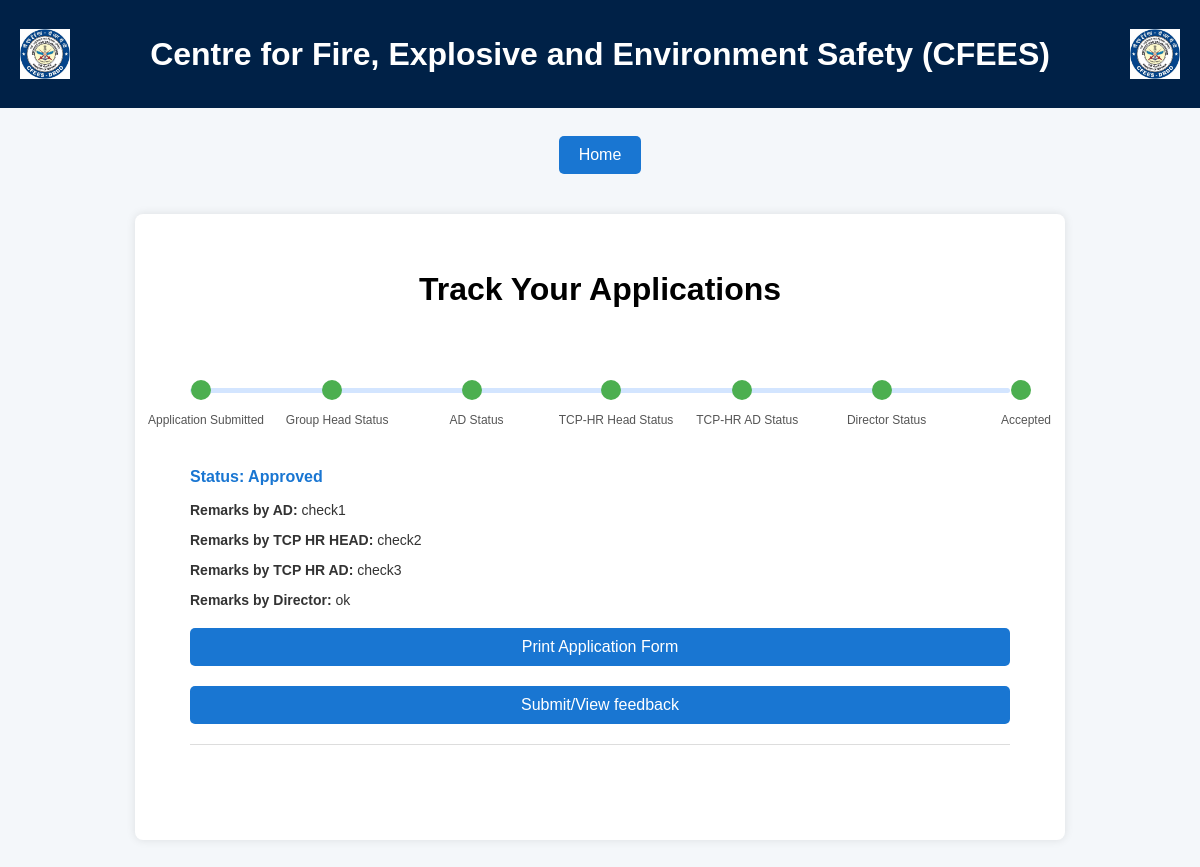
/status.php?id=81 (signed in), run on the app's committed database.
### tables this page shows
CREATE TABLE `applications` (
  `id` int(11) NOT NULL,
  `name_of_applicant` varchar(255) DEFAULT NULL,
  `designation` varchar(255) DEFAULT NULL,
  `qualification` varchar(255) DEFAULT NULL,
  `from_date` date DEFAULT NULL,
  `to_date` date DEFAULT NULL,
  `duration` varchar(50) DEFAULT NULL,
  `name_of_seminar` varchar(255) DEFAULT NULL,
  `place` varchar(255) DEFAULT NULL,
  `last_date_of_submission` date DEFAULT NULL,
  `last_conference_attended` date DEFAULT NULL,
  `submission_date` date DEFAULT NULL,
  `group_head_status` tinyint(4) DEFAULT 0,
  `director_status` tinyint(4) DEFAULT 0,
  `remarks` text DEFAULT NULL,
  `ad_status` tinyint(4) DEFAULT 0,
  `tcp_hr_head_status` tinyint(4) DEFAULT 0,
  `tcp_hr_ad_status` tinyint(4) DEFAULT 0,
  `seminar_id` varchar(255) NOT NULL DEFAULT '-1',
  `type_of_event` text NOT NULL,
  `location` varchar(255) NOT NULL,
  `is_paid` tinyint(1) DEFAULT NULL,
  `transaction_in_favour_of` varchar(255) DEFAULT NULL,
  `transaction_amount` decimal(10,2) DEFAULT NULL,
  `transaction_mode` varchar(50) DEFAULT NULL,
  `group_head_remarks` varchar(255) DEFAULT NULL,
  `ad_remarks` varchar(255) DEFAULT NULL,
  `tcp_hr_head_remarks` varchar(255) DEFAULT NULL,
  `tcp_hr_ad_remarks` varchar(255) DEFAULT NULL,
  `director_remarks` varchar(255) DEFAULT NULL,
  `feedback_submitted` int(11) NOT NULL DEFAULT 0,
  `group_name` varchar(255) NOT NULL,
  `group_head_time` datetime DEFAULT NULL,
  `ad_time` datetime DEFAULT NULL,
  `tcp_hr_ad_time` datetime DEFAULT NULL,
  `tcp_hr_head_time` datetime DEFAULT NULL,
  `director_time` datetime DEFAULT NULL,
  `headquaters_time` datetime DEFAULT NULL,
  `headquaters_remarks` varchar(255) DEFAULT NULL
);

### status.php (the view, shortened to what this page needs)
<?php
$conn = new mysqli("localhost", "root", "", "permission_request_system");
$username = $_SESSION['username'];
$id = $_GET['id'] ?? $_POST['id'] ?? null;
$sql = "SELECT * FROM applications WHERE id=? ORDER BY id DESC";
$stmt = $conn->prepare($sql);
$stmt->bind_param("s", $id);
$stmt->execute();
$result = $stmt->get_result();
?>
<!DOCTYPE html>
<html lang="en">
<head>
</head>
<body>
<div class="header">
    <img src="drdo_logo_0.png" alt="DRDO Logo">
    <h1>Centre for Fire, Explosive and Environment Safety (CFEES)</h1>
    <img src="drdo_logo_0.png" alt="DRDO Logo">
</div>
<br>
<?php include 'home_button.php'; ?>
<div class="container">
    <h1>Track Your Applications</h1>
    <?php
    if ($result->num_rows > 0) {
        while ($row = $result->fetch_assoc()) {
            echo "<div class='application-details'>";
            echo "<div class='progress-container'>";
            echo "<div class='progress-bar'></div>";
            $progress_steps = [
                'Application Submitted' => 0,
                'Group Head Status' => 16,
                'AD Status' => 33,
                'TCP-HR Head Status' => 50,
                'TCP-HR AD Status' => 66,
                'Director Status' => 83,
                'Accepted' => 100
            ];
            $current_progress = 16;
            $status = 'Pending';
            $is_rejected = false;
            if ($row["group_head_status"] == 1) {
                $current_progress = 33;
                if ($row["ad_status"] == 1) {
                    $current_progress = 50;
                    if ($row["tcp_hr_head_status"] == 1) {
                        $current_progress = 66;
                        if ($row["tcp_hr_ad_status"] == 1) {
                            $current_progress = 83;
                            if ($row["director_status"] == 1) {
                                $current_progress = 100;
                                $status = 'Approved';
                            } elseif ($row["director_status"] == -1) {
                                $status = 'Rejected by Director';
                                $is_rejected = true;
                                $current_progress = 83;
                            } else {
                                $status = 'Pending for Director Approval';
                            }
                        } elseif ($row["tcp_hr_ad_status"] == -1) {
                            $status = 'Rejected by TCP-HR AD';
                            $is_rejected = true;
                            $current_progress = 66;
                        } else {
                            $status = 'Pending for TCP-HR AD Approval';
                        }
                    } elseif ($row["tcp_hr_head_status"] == -1) {
                        $status = 'Rejected by TCP-HR Head';
                        $is_rejected = true;
                        $current_progress = 50;
                    } else {
                        $status = 'Pending for TCP-HR Head Approval';
                    }
                } elseif ($row["ad_status"] == -1) {
                    $status = 'Rejected by AD';
                    $is_rejected = true;
                    $current_progress = 33;
                } else {
                    $status = 'Pending for AD Approval';
                }
            } elseif ($row["group_head_status"] == -1) {
                $status = 'Rejected by Group Head';
                $is_rejected = true;
                $current_progress = 16;
            } else {
                $status = 'Pending for Group Head Approval';
            }
            foreach ($progress_steps as $step => $percent) {
                $dot_class = 'progress-dot pending';
                if ($step === 'Application Submitted' || ($step === 'Accepted' && $current_progress === 100)) {
                    $dot_class = 'progress-dot completed';
                } elseif ($percent < $current_progress) {
                    $dot_class = 'progress-dot completed';
                } elseif ($percent == $current_progress && $is_rejected) {
                    $dot_class = 'progress-dot rejected';
                } elseif ($percent == $current_progress && !$is_rejected) {
                    $dot_class = 'progress-dot pending';
                } elseif ($percent > $current_progress) {
                    $dot_class = 'progress-dot grey';
                }
                echo "<div class='$dot_class' style='left: $percent%;'></div>";
                echo "<div class='progress-label' style='left: $percent%;'>$step</div>";
            }
            echo "</div>";
            echo "<p class='status-message'>Status: " . htmlspecialchars($status) . "</p>";
            if (!is_null($row['ad_remarks'])) {
                echo "<p class='remarks'><strong>Remarks by AD:</strong> " . htmlspecialchars($row['ad_remarks']) . "</p>";
            }
            if (!is_null($row['tcp_hr_head_remarks'])) {
                echo "<p class='remarks'><strong>Remarks by TCP HR HEAD:</strong> " . htmlspecialchars($row['tcp_hr_head_remarks']) . "</p>";
            }
            if (!is_null($row['tcp_hr_ad_remarks'])) {
                echo "<p class='remarks'><strong>Remarks by TCP HR AD:</strong> " . htmlspecialchars($row['tcp_hr_ad_remarks']) . "</p>";
            }
            if (!is_null($row['director_remarks'])) {
                echo "<p class='remarks'><strong>Remarks by Director:</strong> " . htmlspecialchars($row['director_remarks']) . "</p>";
            }
            if ($status === "Approved") {
                echo "<a href='print_application2.php?id=" . $row["id"] . "' target='_blank' class='print-link'>Print Application Form</a>";
                echo "<a href='feedback.php?id=" . $row["id"] . "'class='print-link'>Submit/View feedback</a>";
            }
            elseif (strpos($status, "Rejected") !== false) {
                echo "<p class='remarks'><strong>Reason for rejection:</strong> " . htmlspecialchars($row['remarks']) . "</p>";
            }
            else{
                if (!is_null($row['remarks'])) {
                    echo "<p class='remarks'><strong>Remarks :</strong> " . htmlspecialchars($row['remarks']) . "</p>";
                }
                echo "<a href='print_application.php?id=" . $row["id"] . "' target='_blank' class='print-link'>View Application Details</a>";
            }
            echo "<hr>";
            echo "</div>";
        }
    } else {
        echo "<p>No applications found for user: " . htmlspecialchars($username) . "</p>";
    }
    ?>
</div>
</body>
</html>

### status.php (style rules this page uses)
.header { background-color: #002147; color: white; padding: 15px 20px; display: flex; align-items: center; justify-content: space-between; }
.header img { height: 50px; }
body { font-family: Arial, sans-serif; background-color: #f4f7fa; margin: 0; padding: 0; }
.container { max-width: 860px; margin: 40px auto; padding: 35px; background: #ffffff; border-radius: 8px; box-shadow: 0 0 10px rgba(0,0,0,0.1); }
h1 { text-align: center; margin-bottom: 20px; }
.progress-container { position: relative; width: 100%; margin: 40px 0; height: 40px; }
.progress-bar { position: absolute; width: 100%; height: 5px; background: #d3e5ff; border-radius: 5px; }
.progress-dot { position: absolute; width: 20px; height: 20px; border-radius: 50%; top: -8px; transform: translateX(-50%); transition: background 0.3s; margin: 0px 11px; }
.progress-dot.completed { background: #4CAF50; }
.progress-label { position: absolute; top: 25px; transform: translateX(-50%); font-size: 12px; color: #555; margin: 0px 16px; }
.application-details { margin: 20px 0; padding: 20px; border-radius: 8px; }
.status-message { font-size: 16px; font-weight: bold; color: #1976D2; }
.print-link { display: block; text-align: center; margin: 20px 0; background-color: #1976D2; color: white; padding: 10px; text-decoration: none; border-radius: 5px; transition: background-color 0.3s; }
hr { border: 0; border-top: 1px solid #ddd; margin: 20px 0; }
.remarks { font-size: 14px; color: #333; margin-top: 10px; }

### data on the page
applications: step "Application Submitted", step "Group Head Status", step "AD Status", step "TCP-HR Head Status", step "TCP-HR AD Status", step "Director Status", step "Accepted", director_status "Approved", ad_remarks "check1", tcp_hr_head_remarks "check2", tcp_hr_ad_remarks "check3", director_remarks "ok"
